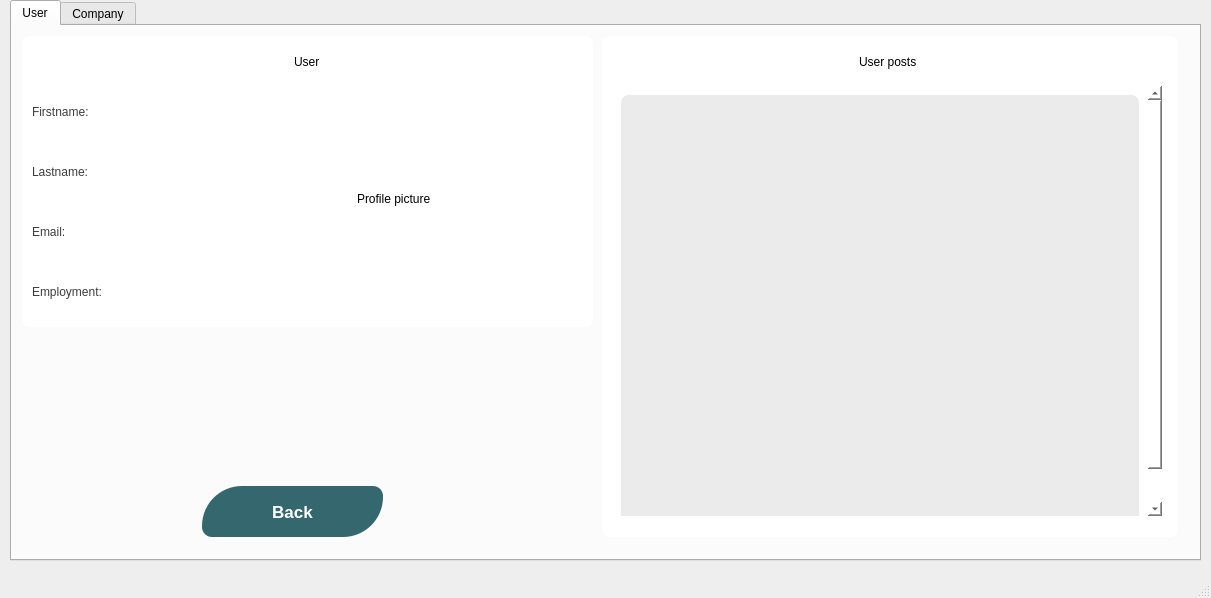
<?xml version="1.0" encoding="UTF-8"?>
<ui version="4.0">
 <class>viewprofile</class>
 <widget class="QMainWindow" name="viewprofile">
  <property name="geometry">
   <rect>
    <x>0</x>
    <y>0</y>
    <width>1211</width>
    <height>598</height>
   </rect>
  </property>
  <property name="windowTitle">
   <string>MainWindow</string>
  </property>
  <property name="styleSheet">
   <string notr="true">QMainWindow#viewprofile{
	background-color: rgb(238, 238, 238);
}

QPushButton#pushButton_3{
background-color: rgb(52, 103, 110);
color: white;
/*font: bold 14px;*/
border-radius: 10px;
transition: 0.2s;
}
QPushButton#pushButton_3:hover {
background-color: rgb(72, 123, 130);
font: bold 16px;
}
QPushButton#pushButton_3:pressed {
background-color: rgb(62, 113, 120);
}
QPushButton#pushButton_3:focus{
background-color: rgb(62, 113, 120);
box-shadow: 0 0 5px rgba(0,0,255,0.5);
font: bold 16px;
Width: 150px;
}

QPushButton#pushButton_4{
background-color: rgb(52, 103, 110);
color: white;
/*font: bold 14px;*/
border-radius: 10px;
transition: 0.2s;
}
QPushButton#pushButton_4:hover {
background-color: rgb(72, 123, 130);
font: bold 16px;
}
QPushButton#pushButton_4:pressed {
background-color: rgb(62, 113, 120);
}
QPushButton#pushButton_4:focus{
background-color: rgb(62, 113, 120);
box-shadow: 0 0 5px rgba(0,0,255,0.5);
font: bold 16px;
Width: 150px;
}</string>
  </property>
  <widget class="QWidget" name="centralwidget">
   <widget class="QTabWidget" name="tabWidget">
    <property name="geometry">
     <rect>
      <x>10</x>
      <y>0</y>
      <width>1191</width>
      <height>561</height>
     </rect>
    </property>
    <property name="currentIndex">
     <number>0</number>
    </property>
    <widget class="QWidget" name="tab">
     <attribute name="title">
      <string>User</string>
     </attribute>
     <widget class="QFrame" name="frame_2">
      <property name="geometry">
       <rect>
        <x>10</x>
        <y>10</y>
        <width>571</width>
        <height>291</height>
       </rect>
      </property>
      <property name="styleSheet">
       <string notr="true">background-color: rgb(255, 255, 255);
border-radius: 8px;</string>
      </property>
      <property name="frameShape">
       <enum>QFrame::StyledPanel</enum>
      </property>
      <property name="frameShadow">
       <enum>QFrame::Raised</enum>
      </property>
      <widget class="QLabel" name="label_image_p">
       <property name="geometry">
        <rect>
         <x>335</x>
         <y>60</y>
         <width>215</width>
         <height>205</height>
        </rect>
       </property>
       <property name="styleSheet">
        <string notr="true"/>
       </property>
       <property name="text">
        <string>Profile picture</string>
       </property>
       <property name="scaledContents">
        <bool>true</bool>
       </property>
      </widget>
      <widget class="QWidget" name="horizontalLayoutWidget">
       <property name="geometry">
        <rect>
         <x>10</x>
         <y>60</y>
         <width>301</width>
         <height>31</height>
        </rect>
       </property>
       <layout class="QHBoxLayout" name="horizontalLayout">
        <item>
         <widget class="QLabel" name="label_5">
          <property name="sizePolicy">
           <sizepolicy hsizetype="Fixed" vsizetype="Preferred">
            <horstretch>0</horstretch>
            <verstretch>0</verstretch>
           </sizepolicy>
          </property>
          <property name="styleSheet">
           <string notr="true">color: rgb(61, 61, 61);
font: 12pt &quot;Rockwell&quot;;</string>
          </property>
          <property name="text">
           <string>Firstname:</string>
          </property>
         </widget>
        </item>
        <item>
         <widget class="QLabel" name="label_fname">
          <property name="text">
           <string/>
          </property>
         </widget>
        </item>
       </layout>
      </widget>
      <widget class="QWidget" name="horizontalLayoutWidget_2">
       <property name="geometry">
        <rect>
         <x>10</x>
         <y>120</y>
         <width>301</width>
         <height>31</height>
        </rect>
       </property>
       <layout class="QHBoxLayout" name="horizontalLayout_2">
        <item>
         <widget class="QLabel" name="label_6">
          <property name="sizePolicy">
           <sizepolicy hsizetype="Fixed" vsizetype="Preferred">
            <horstretch>0</horstretch>
            <verstretch>0</verstretch>
           </sizepolicy>
          </property>
          <property name="styleSheet">
           <string notr="true">color: rgb(61, 61, 61);
font: 12pt &quot;Rockwell&quot;;</string>
          </property>
          <property name="text">
           <string>Lastname:</string>
          </property>
         </widget>
        </item>
        <item>
         <widget class="QLabel" name="label_lname">
          <property name="text">
           <string/>
          </property>
         </widget>
        </item>
       </layout>
      </widget>
      <widget class="QWidget" name="horizontalLayoutWidget_3">
       <property name="geometry">
        <rect>
         <x>9</x>
         <y>10</y>
         <width>551</width>
         <height>31</height>
        </rect>
       </property>
       <layout class="QHBoxLayout" name="horizontalLayout_3">
        <item>
         <spacer name="horizontalSpacer">
          <property name="orientation">
           <enum>Qt::Horizontal</enum>
          </property>
          <property name="sizeHint" stdset="0">
           <size>
            <width>40</width>
            <height>20</height>
           </size>
          </property>
         </spacer>
        </item>
        <item>
         <widget class="QLabel" name="label_7">
          <property name="styleSheet">
           <string notr="true">color: rgb(0, 0, 0);
font: 75 16pt &quot;MS Shell Dlg 2&quot;;</string>
          </property>
          <property name="text">
           <string>User</string>
          </property>
         </widget>
        </item>
        <item>
         <spacer name="horizontalSpacer_2">
          <property name="orientation">
           <enum>Qt::Horizontal</enum>
          </property>
          <property name="sizeHint" stdset="0">
           <size>
            <width>40</width>
            <height>20</height>
           </size>
          </property>
         </spacer>
        </item>
       </layout>
      </widget>
      <widget class="QWidget" name="horizontalLayoutWidget_4">
       <property name="geometry">
        <rect>
         <x>10</x>
         <y>180</y>
         <width>301</width>
         <height>31</height>
        </rect>
       </property>
       <layout class="QHBoxLayout" name="horizontalLayout_4">
        <item>
         <widget class="QLabel" name="label_8">
          <property name="sizePolicy">
           <sizepolicy hsizetype="Fixed" vsizetype="Preferred">
            <horstretch>0</horstretch>
            <verstretch>0</verstretch>
           </sizepolicy>
          </property>
          <property name="styleSheet">
           <string notr="true">color: rgb(61, 61, 61);
font: 12pt &quot;Rockwell&quot;;</string>
          </property>
          <property name="text">
           <string>Email:</string>
          </property>
         </widget>
        </item>
        <item>
         <widget class="QLabel" name="label_email_p">
          <property name="text">
           <string/>
          </property>
         </widget>
        </item>
       </layout>
      </widget>
      <widget class="QWidget" name="horizontalLayoutWidget_5">
       <property name="geometry">
        <rect>
         <x>10</x>
         <y>240</y>
         <width>301</width>
         <height>31</height>
        </rect>
       </property>
       <layout class="QHBoxLayout" name="horizontalLayout_5">
        <item>
         <widget class="QLabel" name="label_13">
          <property name="sizePolicy">
           <sizepolicy hsizetype="Fixed" vsizetype="Preferred">
            <horstretch>0</horstretch>
            <verstretch>0</verstretch>
           </sizepolicy>
          </property>
          <property name="styleSheet">
           <string notr="true">color: rgb(61, 61, 61);
font: 12pt &quot;Rockwell&quot;;</string>
          </property>
          <property name="text">
           <string>Employment:</string>
          </property>
         </widget>
        </item>
        <item>
         <widget class="QLabel" name="label_skills">
          <property name="text">
           <string/>
          </property>
         </widget>
        </item>
       </layout>
      </widget>
     </widget>
     <widget class="QFrame" name="frame_4">
      <property name="geometry">
       <rect>
        <x>590</x>
        <y>10</y>
        <width>576</width>
        <height>501</height>
       </rect>
      </property>
      <property name="styleSheet">
       <string notr="true">background-color: rgb(255, 255, 255);
border-radius: 8px;</string>
      </property>
      <property name="frameShape">
       <enum>QFrame::StyledPanel</enum>
      </property>
      <property name="frameShadow">
       <enum>QFrame::Raised</enum>
      </property>
      <widget class="QWidget" name="horizontalLayoutWidget_10">
       <property name="geometry">
        <rect>
         <x>10</x>
         <y>10</y>
         <width>551</width>
         <height>31</height>
        </rect>
       </property>
       <layout class="QHBoxLayout" name="horizontalLayout_10">
        <item>
         <spacer name="horizontalSpacer_5">
          <property name="orientation">
           <enum>Qt::Horizontal</enum>
          </property>
          <property name="sizeHint" stdset="0">
           <size>
            <width>40</width>
            <height>20</height>
           </size>
          </property>
         </spacer>
        </item>
        <item>
         <widget class="QLabel" name="label_15">
          <property name="styleSheet">
           <string notr="true">color: rgb(0, 0, 0);
font: 75 16pt &quot;MS Shell Dlg 2&quot;;</string>
          </property>
          <property name="text">
           <string>User posts</string>
          </property>
         </widget>
        </item>
        <item>
         <spacer name="horizontalSpacer_6">
          <property name="orientation">
           <enum>Qt::Horizontal</enum>
          </property>
          <property name="sizeHint" stdset="0">
           <size>
            <width>40</width>
            <height>20</height>
           </size>
          </property>
         </spacer>
        </item>
       </layout>
      </widget>
      <widget class="QScrollArea" name="scrollArea_2">
       <property name="geometry">
        <rect>
         <x>10</x>
         <y>50</y>
         <width>550</width>
         <height>430</height>
        </rect>
       </property>
       <property name="minimumSize">
        <size>
         <width>530</width>
         <height>300</height>
        </size>
       </property>
       <property name="font">
        <font>
         <stylestrategy>PreferAntialias</stylestrategy>
        </font>
       </property>
       <property name="focusPolicy">
        <enum>Qt::WheelFocus</enum>
       </property>
       <property name="contextMenuPolicy">
        <enum>Qt::PreventContextMenu</enum>
       </property>
       <property name="layoutDirection">
        <enum>Qt::LeftToRight</enum>
       </property>
       <property name="autoFillBackground">
        <bool>true</bool>
       </property>
       <property name="styleSheet">
        <string notr="true">background-color: rgb(255, 255, 255);</string>
       </property>
       <property name="locale">
        <locale language="English" country="TuvaluCountry"/>
       </property>
       <property name="frameShape">
        <enum>QFrame::StyledPanel</enum>
       </property>
       <property name="frameShadow">
        <enum>QFrame::Plain</enum>
       </property>
       <property name="widgetResizable">
        <bool>true</bool>
       </property>
       <widget class="QWidget" name="scrollAreaWidgetContents_2">
        <property name="geometry">
         <rect>
          <x>0</x>
          <y>0</y>
          <width>533</width>
          <height>468</height>
         </rect>
        </property>
        <layout class="QVBoxLayout" name="verticalLayout_3">
         <item>
          <widget class="QFrame" name="frame_6">
           <property name="sizePolicy">
            <sizepolicy hsizetype="Preferred" vsizetype="Preferred">
             <horstretch>211</horstretch>
             <verstretch>100</verstretch>
            </sizepolicy>
           </property>
           <property name="minimumSize">
            <size>
             <width>400</width>
             <height>450</height>
            </size>
           </property>
           <property name="sizeIncrement">
            <size>
             <width>400</width>
             <height>450</height>
            </size>
           </property>
           <property name="baseSize">
            <size>
             <width>400</width>
             <height>300</height>
            </size>
           </property>
           <property name="styleSheet">
            <string notr="true">background-color: rgb(132, 183, 190);
background-color: rgb(235, 235, 235);</string>
           </property>
           <property name="frameShape">
            <enum>QFrame::StyledPanel</enum>
           </property>
           <property name="frameShadow">
            <enum>QFrame::Raised</enum>
           </property>
          </widget>
         </item>
        </layout>
       </widget>
      </widget>
     </widget>
     <widget class="QPushButton" name="pushButton_4">
      <property name="geometry">
       <rect>
        <x>190</x>
        <y>460</y>
        <width>181</width>
        <height>51</height>
       </rect>
      </property>
      <property name="font">
       <font>
        <family>Nirmala UI</family>
        <pointsize>13</pointsize>
        <weight>75</weight>
        <italic>false</italic>
        <bold>true</bold>
       </font>
      </property>
      <property name="styleSheet">
       <string notr="true">border-radius: 10px;
border-top-left-radius: 40px;
border-bottom-right-radius: 40px;
</string>
      </property>
      <property name="text">
       <string>Back</string>
      </property>
     </widget>
    </widget>
    <widget class="QWidget" name="tab_2">
     <attribute name="title">
      <string>Company</string>
     </attribute>
     <widget class="QFrame" name="frame_3">
      <property name="geometry">
       <rect>
        <x>10</x>
        <y>10</y>
        <width>571</width>
        <height>281</height>
       </rect>
      </property>
      <property name="styleSheet">
       <string notr="true">background-color: rgb(255, 255, 255);
border-radius: 8px;</string>
      </property>
      <property name="frameShape">
       <enum>QFrame::StyledPanel</enum>
      </property>
      <property name="frameShadow">
       <enum>QFrame::Raised</enum>
      </property>
      <widget class="QLabel" name="label_image_c">
       <property name="geometry">
        <rect>
         <x>335</x>
         <y>60</y>
         <width>215</width>
         <height>205</height>
        </rect>
       </property>
       <property name="styleSheet">
        <string notr="true"/>
       </property>
       <property name="text">
        <string>Profile picture</string>
       </property>
       <property name="scaledContents">
        <bool>true</bool>
       </property>
      </widget>
      <widget class="QWidget" name="horizontalLayoutWidget_6">
       <property name="geometry">
        <rect>
         <x>10</x>
         <y>60</y>
         <width>301</width>
         <height>31</height>
        </rect>
       </property>
       <layout class="QHBoxLayout" name="horizontalLayout_6">
        <item>
         <widget class="QLabel" name="label_9">
          <property name="sizePolicy">
           <sizepolicy hsizetype="Fixed" vsizetype="Preferred">
            <horstretch>0</horstretch>
            <verstretch>0</verstretch>
           </sizepolicy>
          </property>
          <property name="styleSheet">
           <string notr="true">color: rgb(61, 61, 61);
font: 12pt &quot;Rockwell&quot;;</string>
          </property>
          <property name="text">
           <string>Company name:</string>
          </property>
         </widget>
        </item>
        <item>
         <widget class="QLabel" name="label_name_c">
          <property name="text">
           <string/>
          </property>
         </widget>
        </item>
       </layout>
      </widget>
      <widget class="QWidget" name="horizontalLayoutWidget_7">
       <property name="geometry">
        <rect>
         <x>10</x>
         <y>120</y>
         <width>301</width>
         <height>31</height>
        </rect>
       </property>
       <layout class="QHBoxLayout" name="horizontalLayout_7">
        <item>
         <widget class="QLabel" name="label_10">
          <property name="sizePolicy">
           <sizepolicy hsizetype="Fixed" vsizetype="Preferred">
            <horstretch>0</horstretch>
            <verstretch>0</verstretch>
           </sizepolicy>
          </property>
          <property name="styleSheet">
           <string notr="true">color: rgb(61, 61, 61);
font: 12pt &quot;Rockwell&quot;;</string>
          </property>
          <property name="text">
           <string>Phone number:</string>
          </property>
         </widget>
        </item>
        <item>
         <widget class="QLabel" name="label_phonenumber_c">
          <property name="text">
           <string/>
          </property>
         </widget>
        </item>
       </layout>
      </widget>
      <widget class="QWidget" name="horizontalLayoutWidget_8">
       <property name="geometry">
        <rect>
         <x>9</x>
         <y>10</y>
         <width>551</width>
         <height>31</height>
        </rect>
       </property>
       <layout class="QHBoxLayout" name="horizontalLayout_8">
        <item>
         <spacer name="horizontalSpacer_3">
          <property name="orientation">
           <enum>Qt::Horizontal</enum>
          </property>
          <property name="sizeHint" stdset="0">
           <size>
            <width>40</width>
            <height>20</height>
           </size>
          </property>
         </spacer>
        </item>
        <item>
         <widget class="QLabel" name="label_11">
          <property name="styleSheet">
           <string notr="true">color: rgb(0, 0, 0);
font: 75 16pt &quot;MS Shell Dlg 2&quot;;</string>
          </property>
          <property name="text">
           <string>Company</string>
          </property>
         </widget>
        </item>
        <item>
         <spacer name="horizontalSpacer_4">
          <property name="orientation">
           <enum>Qt::Horizontal</enum>
          </property>
          <property name="sizeHint" stdset="0">
           <size>
            <width>40</width>
            <height>20</height>
           </size>
          </property>
         </spacer>
        </item>
       </layout>
      </widget>
      <widget class="QWidget" name="horizontalLayoutWidget_9">
       <property name="geometry">
        <rect>
         <x>10</x>
         <y>180</y>
         <width>301</width>
         <height>31</height>
        </rect>
       </property>
       <layout class="QHBoxLayout" name="horizontalLayout_9">
        <item>
         <widget class="QLabel" name="label_12">
          <property name="sizePolicy">
           <sizepolicy hsizetype="Fixed" vsizetype="Preferred">
            <horstretch>0</horstretch>
            <verstretch>0</verstretch>
           </sizepolicy>
          </property>
          <property name="styleSheet">
           <string notr="true">color: rgb(61, 61, 61);
font: 12pt &quot;Rockwell&quot;;</string>
          </property>
          <property name="text">
           <string>Email:</string>
          </property>
         </widget>
        </item>
        <item>
         <widget class="QLabel" name="label_email_c">
          <property name="text">
           <string/>
          </property>
         </widget>
        </item>
       </layout>
      </widget>
     </widget>
     <widget class="QFrame" name="frame_5">
      <property name="geometry">
       <rect>
        <x>600</x>
        <y>10</y>
        <width>571</width>
        <height>501</height>
       </rect>
      </property>
      <property name="styleSheet">
       <string notr="true">background-color: rgb(255, 255, 255);
border-radius: 8px;</string>
      </property>
      <property name="frameShape">
       <enum>QFrame::StyledPanel</enum>
      </property>
      <property name="frameShadow">
       <enum>QFrame::Raised</enum>
      </property>
      <widget class="QWidget" name="horizontalLayoutWidget_11">
       <property name="geometry">
        <rect>
         <x>10</x>
         <y>10</y>
         <width>551</width>
         <height>31</height>
        </rect>
       </property>
       <layout class="QHBoxLayout" name="horizontalLayout_11">
        <item>
         <spacer name="horizontalSpacer_7">
          <property name="orientation">
           <enum>Qt::Horizontal</enum>
          </property>
          <property name="sizeHint" stdset="0">
           <size>
            <width>40</width>
            <height>20</height>
           </size>
          </property>
         </spacer>
        </item>
        <item>
         <widget class="QLabel" name="label_14">
          <property name="styleSheet">
           <string notr="true">color: rgb(0, 0, 0);
font: 75 16pt &quot;MS Shell Dlg 2&quot;;</string>
          </property>
          <property name="text">
           <string>Company Posts</string>
          </property>
         </widget>
        </item>
        <item>
         <spacer name="horizontalSpacer_8">
          <property name="orientation">
           <enum>Qt::Horizontal</enum>
          </property>
          <property name="sizeHint" stdset="0">
           <size>
            <width>40</width>
            <height>20</height>
           </size>
          </property>
         </spacer>
        </item>
       </layout>
      </widget>
      <widget class="QScrollArea" name="scrollArea_3">
       <property name="geometry">
        <rect>
         <x>10</x>
         <y>50</y>
         <width>550</width>
         <height>430</height>
        </rect>
       </property>
       <property name="minimumSize">
        <size>
         <width>530</width>
         <height>300</height>
        </size>
       </property>
       <property name="font">
        <font>
         <stylestrategy>PreferAntialias</stylestrategy>
        </font>
       </property>
       <property name="focusPolicy">
        <enum>Qt::WheelFocus</enum>
       </property>
       <property name="contextMenuPolicy">
        <enum>Qt::PreventContextMenu</enum>
       </property>
       <property name="layoutDirection">
        <enum>Qt::LeftToRight</enum>
       </property>
       <property name="autoFillBackground">
        <bool>true</bool>
       </property>
       <property name="styleSheet">
        <string notr="true">background-color: rgb(255, 255, 255);</string>
       </property>
       <property name="locale">
        <locale language="English" country="TuvaluCountry"/>
       </property>
       <property name="frameShape">
        <enum>QFrame::StyledPanel</enum>
       </property>
       <property name="frameShadow">
        <enum>QFrame::Plain</enum>
       </property>
       <property name="widgetResizable">
        <bool>true</bool>
       </property>
       <widget class="QWidget" name="scrollAreaWidgetContents_3">
        <property name="geometry">
         <rect>
          <x>0</x>
          <y>0</y>
          <width>533</width>
          <height>468</height>
         </rect>
        </property>
        <layout class="QVBoxLayout" name="verticalLayout_4">
         <item>
          <widget class="QFrame" name="frame_7">
           <property name="sizePolicy">
            <sizepolicy hsizetype="Preferred" vsizetype="Preferred">
             <horstretch>211</horstretch>
             <verstretch>100</verstretch>
            </sizepolicy>
           </property>
           <property name="minimumSize">
            <size>
             <width>400</width>
             <height>450</height>
            </size>
           </property>
           <property name="sizeIncrement">
            <size>
             <width>400</width>
             <height>450</height>
            </size>
           </property>
           <property name="baseSize">
            <size>
             <width>400</width>
             <height>300</height>
            </size>
           </property>
           <property name="styleSheet">
            <string notr="true">background-color: rgb(132, 183, 190);
background-color: rgb(235, 235, 235);</string>
           </property>
           <property name="frameShape">
            <enum>QFrame::StyledPanel</enum>
           </property>
           <property name="frameShadow">
            <enum>QFrame::Raised</enum>
           </property>
          </widget>
         </item>
        </layout>
       </widget>
      </widget>
     </widget>
     <widget class="QPushButton" name="pushButton_3">
      <property name="geometry">
       <rect>
        <x>190</x>
        <y>460</y>
        <width>181</width>
        <height>51</height>
       </rect>
      </property>
      <property name="font">
       <font>
        <family>Nirmala UI</family>
        <pointsize>13</pointsize>
        <weight>75</weight>
        <italic>false</italic>
        <bold>true</bold>
       </font>
      </property>
      <property name="styleSheet">
       <string notr="true">border-radius: 10px;
border-top-left-radius: 40px;
border-bottom-right-radius: 40px;
</string>
      </property>
      <property name="text">
       <string>Back</string>
      </property>
     </widget>
    </widget>
   </widget>
  </widget>
  <widget class="QMenuBar" name="menubar">
   <property name="geometry">
    <rect>
     <x>0</x>
     <y>0</y>
     <width>1211</width>
     <height>21</height>
    </rect>
   </property>
  </widget>
  <widget class="QStatusBar" name="statusbar"/>
 </widget>
 <resources/>
 <connections/>
</ui>
